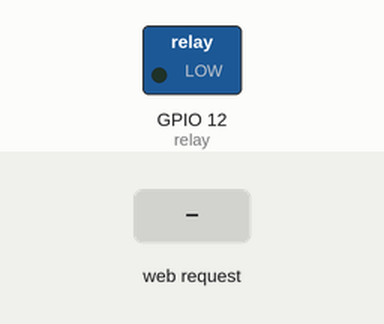
Bench run of a sketch on a simulated ESP8266 (NodeMCU). Shown: switched loads named in the sketch (green lamp = pin HIGH). The test bench sets the inputs (shaded band). WiFi joins after 1.5 s; servers stay silent unless stated; what the sketch prints to the serial monitor is not drawn.

Above: at 2.7 s.
2.8 s: HTTP request GET /ledOn received
At 3.3 s:
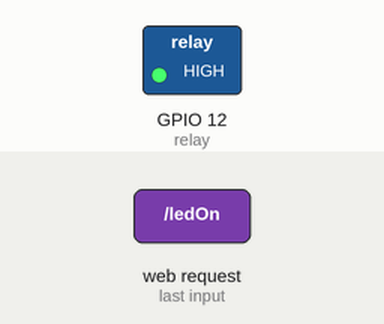
4.3 s: HTTP request GET /ledOff received
At 5.7 s:
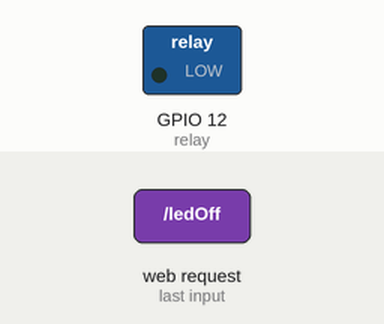
Timing chart, 0 to 7.3 s (numbered marks = the images above; inputs shaded):
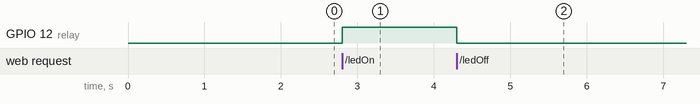

The sketch:

Sonoff_dht22.ino
```cpp
#include <stdio.h>
#include <ESP8266WebServer.h>
#include <ArduinoJson.h>
#include <DHT.h>;

#define DHTPIN 14     // what pin we're connected to
#define DHTTYPE DHT22   // DHT 22  (AM2302)
DHT dht(DHTPIN, DHTTYPE);

#define HTTP_REST_PORT 80
#define WIFI_RETRY_DELAY 500
#define MAX_WIFI_INIT_RETRY 50

int chk;
float hum;  //Stores humidity value
float temp; //Stores temperature value


struct Led {
    byte id;
    byte gpio;
    byte status;
} led_resource;

const char* wifi_ssid = "********";
const char* wifi_passwd = "********";

int relay = 12;
bool ledValue = false;

ESP8266WebServer http_rest_server(HTTP_REST_PORT);

void init_led_resource()
{
    led_resource.id = 1;
    led_resource.gpio = 0;
    led_resource.status = LOW;
}

int init_wifi() {
    int retries = 0;

    Serial.println("Connecting to WiFi AP..........");

    WiFi.mode(WIFI_STA);
    WiFi.begin(wifi_ssid, wifi_passwd);
    IPAddress ip(172,20,22,88);
    IPAddress gateway(172,20,22,254);
    IPAddress subnet(255,255,255,0);
    WiFi.config(ip, gateway, subnet);
    // check the status of WiFi connection to be WL_CONNECTED
    while ((WiFi.status() != WL_CONNECTED) && (retries < MAX_WIFI_INIT_RETRY)) {
        retries++;
        delay(WIFI_RETRY_DELAY);
        Serial.print("#");
    }
    return WiFi.status(); // return the WiFi connection status
}

void getFromDHT() {
    StaticJsonBuffer<200> jsonBuffer;
    JsonObject& jsonObj = jsonBuffer.createObject();
    char JSONmessageBuffer[200];

    temp= dht.readTemperature();
    hum = dht.readHumidity();

    jsonObj["temperature"] = temp;
    jsonObj["humidity"] = hum;
    jsonObj["led_status"] = ledValue;
    jsonObj.prettyPrintTo(JSONmessageBuffer, sizeof(JSONmessageBuffer));
    http_rest_server.send(200, "application/json", JSONmessageBuffer);

}

void ledOn() {
    ledValue = true;
    digitalWrite(relay, HIGH);

    StaticJsonBuffer<200> jsonBuffer;
    JsonObject& jsonObj = jsonBuffer.createObject();
    char JSONmessageBuffer[200];

    jsonObj["led_status"] = ledValue;
    jsonObj.prettyPrintTo(JSONmessageBuffer, sizeof(JSONmessageBuffer));
    http_rest_server.send(200, "application/json", JSONmessageBuffer);
}

void ledOff() {
    ledValue = false;
    digitalWrite(relay, LOW);

    StaticJsonBuffer<200> jsonBuffer;
    JsonObject& jsonObj = jsonBuffer.createObject();
    char JSONmessageBuffer[200];

    jsonObj["led_status"] = ledValue;
    jsonObj.prettyPrintTo(JSONmessageBuffer, sizeof(JSONmessageBuffer));
    http_rest_server.send(200, "application/json", JSONmessageBuffer);
}

void config_rest_server_routing() {
    http_rest_server.on("/", HTTP_GET, []() {
        http_rest_server.send(200, "text/html",
            "Welcome to the ESP8266 REST Web Server");
    });
    http_rest_server.on("/getFromDHT", HTTP_GET, getFromDHT);
    http_rest_server.on("/ledOn", HTTP_GET, ledOn);
    http_rest_server.on("/ledOff", HTTP_GET, ledOff);
}

void setup(void) {
    Serial.begin(115200);
    pinMode(relay, OUTPUT);
    digitalWrite(relay, LOW);
    dht.begin();
    init_led_resource();
    if (init_wifi() == WL_CONNECTED) {
        Serial.print("Connetted to ");
        Serial.print(wifi_ssid);
        Serial.print("--- IP: ");
        Serial.println(WiFi.localIP());
    }
    else {
        Serial.print("Error connecting to: ");
        Serial.println(wifi_ssid);
    }

    config_rest_server_routing();

    http_rest_server.begin();
    Serial.println("HTTP REST Server Started");
}

void loop(void) {
    http_rest_server.handleClient();
}
```

Measured:
- after the input at 2.8 s, GPIO 12 (relay): LOW → HIGH at once
- after the input at 4.3 s, GPIO 12 (relay): HIGH → LOW at once
